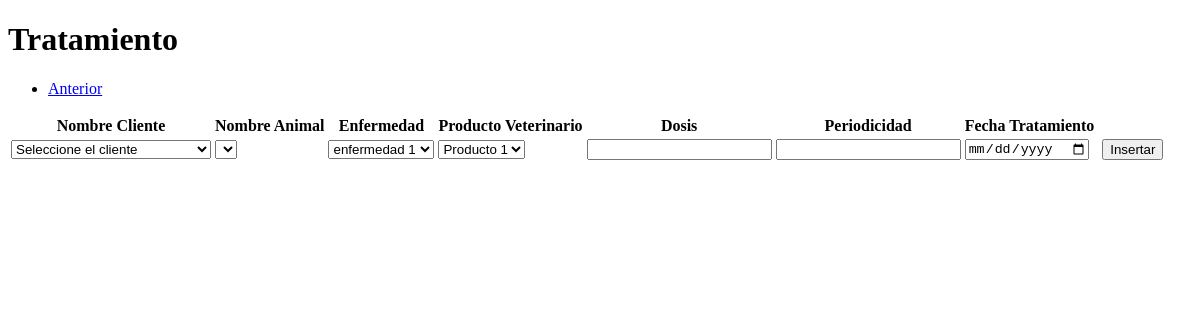
Page /view/tratamientoView.php on the earlier database version.
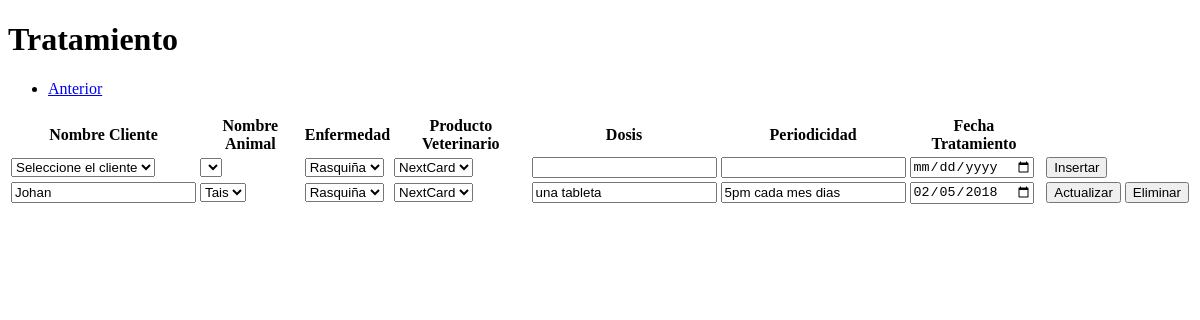
Same page on the later database version.
### tables this page shows
CREATE TABLE `tbanimal` (
  `animalid` int(3) NOT NULL,
  `animalnombre` varchar(50) NOT NULL,
  `animalespecierazaid` int(3) NOT NULL,
  `animalidcliente` int(11) NOT NULL,
  `animalfechanacimiento` date NOT NULL,
  `animalestado` varchar(3) NOT NULL
);

CREATE TABLE `tbencargado` (
  `encargadoid` int(3) NOT NULL,
  `encargadonombrecompleto` varchar(50) NOT NULL,
  `encargadocorreo` varchar(100) NOT NULL,
  `encargadopueblo` varchar(100) NOT NULL,
  `encargadodireccion` varchar(100) NOT NULL,
  `encargadoestado` varchar(2) NOT NULL
);

CREATE TABLE `tbtratamientocliente` (
  `tratamientoid` int(11) NOT NULL,
  `animalid` int(11) NOT NULL
);

CREATE TABLE `tbtratamiento` (
  `tratamientoid` int(11) NOT NULL,
  `tratamientoproductoveterinarioid` int(11) NOT NULL,
  `tratamientoenfermedadcomunid` int(11) NOT NULL,
  `tratamientodosis` varchar(50) NOT NULL,
  `tratamientoperiodicidad` varchar(100) NOT NULL,
  `tratamientofecha` date NOT NULL,
  `tratamientoestado` varchar(2) NOT NULL
);

### view/tratamientoView.php (the view, shortened to what the changed rows need)
<!DOCTYPE html>
<head>
    <?php
    include '../business/productoveterinariobusiness/productoVeterinarioBusiness.php';
    include '../business/tratamientoveterinariobusiness/tratamientoVeterinarioBusiness.php';
    include '../business/encargadobusiness/encargadoBusiness.php';
    include '../business/enfermedadescomunesbusiness/enfermedadesComunesBusiness.php';
    ?>
</head>
<body>
    <header>
        <h1>Tratamiento</h1>
    </header>
        <section id="form">
        <?php
            $encargadoBusiness = new EncargadoBusiness();
            $animales = $encargadoBusiness->obtenerAnimalesEncargado(1);
            $productoVeterinarioBusiness = new ProductoVeterinarioBusiness();
            $productos = $productoVeterinarioBusiness->obtenerTBProductoVeterinario();
            $enfermedadesComunesBusiness = new EnfermedadesComunesBusiness();
            $enfermedades = $enfermedadesComunesBusiness->obtenerTBEnfermedadesComunes();
        ?>
        <table>
            <tr>
                <th>Nombre Cliente</th>
                <th>Nombre Animal</th>
                <th>Enfermedad</th>
                <th>Producto Veterinario</th>
                <th>Dosis</th>
                <th>Periodicidad</th>
                <th>Fecha Tratamiento</th>
                <th></th>
            </tr>
            <tr>
            <form method="post" action="../business/tratamientoveterinariobusiness/tratamientoVeterinarioAction.php">
                <td><select id="enfermedadesComunesId" name="enfermedadesComunesId">
                <?php
                    foreach ($enfermedades as $enfermedad) {
                        echo '<option value='.$enfermedad->getEnfermedadescomunesId().'>'.$enfermedad->getEnfermedadescomunesNombre().'</option>';
                    }
                ?>
                </select></td>
                <td><select id="productoVeterinarioId" name="productoVeterinarioId">
                <?php
                    foreach ($productos as $producto) {
                        echo '<option value='.$producto->getProductoVeterinarioId().'>'.$producto->getProductoVeterinarioNombre().'</option>';
                    }
                ?>
                </select></td>
            </form>
            </tr>
            <?php
                $tratamientoveterinarioBusiness = new TratamientoVeterinarioBusiness();
                $tratamientos = $tratamientoveterinarioBusiness->obtenerTBTratamientoVeterinario();
                foreach ($tratamientos as $tratamiento) {
            ?>
                <form method="post" action="../business/tratamientoveterinariobusiness/tratamientoveterinarioAction.php">
                <?php
                    $variableId="";
                    foreach ($animales as $animal) {
                        if($animal['animalid'] == $tratamiento->getTratamientoveterinarioAnimalId()){ ?>
                            <td><input readonly type="text" name="encargadonombre" id="encargadonombre" value="<?php echo $animal["encargadonombrecompleto"] ?>"></td>
                            <?php
                            $variableId = $animal["encargadoId"];
                        }
                    }
                ?>
                <td><select id="animalId" name="animalId">
                <?php
                    foreach ($animales as $a) {
                        if($a["encargadoId"] == $variableId){
                            if($a['animalid'] == $tratamiento->getTratamientoveterinarioAnimalId()){
                                echo '<option selected value='.$a["animalid"].'>'.$a["animalnombre"].'</option>';
                            }else{
                                echo '<option value='.$a["animalid"].'>'.$a["animalnombre"].'</option>';
                            }
                        }
                    }
                ?>
                </select></td>
                <td><select id="enfermedadesComunesId" name="enfermedadesComunesId">
                <?php
                    foreach ($enfermedades as $enfermedad) {
                        if($enfermedad->getEnfermedadescomunesId() == $tratamiento->getEnfermedadesComunesId()){
                            echo '<option selected value='.$enfermedad->getEnfermedadescomunesId().'>'.$enfermedad->getEnfermedadescomunesNombre().'</option>';
                        }else{
                            echo '<option value='.$enfermedad->getEnfermedadescomunesId().'>'.$enfermedad->getEnfermedadescomunesNombre().'</option>';
                        }
                    }
                ?>
                </select></td>
                <td><select id="productoVeterinarioId" name="productoVeterinarioId">
                <?php
                    foreach ($productos as $producto) {
                        if($enfermedad->getEnfermedadescomunesId() == $tratamiento->getEnfermedadesComunesId()){
                             echo '<option selected value='.$producto->getProductoVeterinarioId().'>'.$producto->getProductoVeterinarioNombre().'</option>';
                        }else{
                             echo '<option value='.$producto->getProductoVeterinarioId().'>'.$producto->getProductoVeterinarioNombre().'</option>';
                        }
                    }
                ?>
                </select></td>
                <td><input type="text" name="tratamientoVeterinarioDosis" id="tratamientoVeterinarioDosis" value="<?php echo $tratamiento->getTratamientoveterinarioDosis()?>"></td>
                <td><input type="text" name="tratamientoVeterinarioPeriodicidad" id="tratamientoVeterinarioPeriodicidad" value="<?php echo $tratamiento->getTratamientoveterinarioPeriodicidad()?>"></td>
                 <td><input type="date" name="tratamientoVeterinarioFecha" id="tratamientoVeterinarioFecha" value="<?php echo $tratamiento->getTratamientoveterinarioFecha()?>"></td>
                <td><input type="hidden" value="A" name="tratamientoVeterinarioEstado" id="tratamientoVeterinarioEstado"/></td>
                <td><input type="submit" value="Actualizar" name="actualizar" id="actualizar"/></td>
                <td><input type="submit" value="Eliminar" name="eliminar" id="eliminar"/></td>
                </form>
            <?php
                }
            ?>
        </table>
    </section>
</body>
</html>

Differences in the rows shown:
added tbtratamientocliente: tratamientoVeterinarioDosis "una tableta", tratamientoVeterinarioPeriodicidad "5pm cada mes dias", tratamientoVeterinarioFecha "02/05/2018"
now on this page (row edited): tbanimal: encargadonombre "Johan"
Other differences:
form field enfermedadesComunesId: "enfermedad 1" → "Rasquiña"
form field productoVeterinarioId: "Producto 1" → "NextCard"
